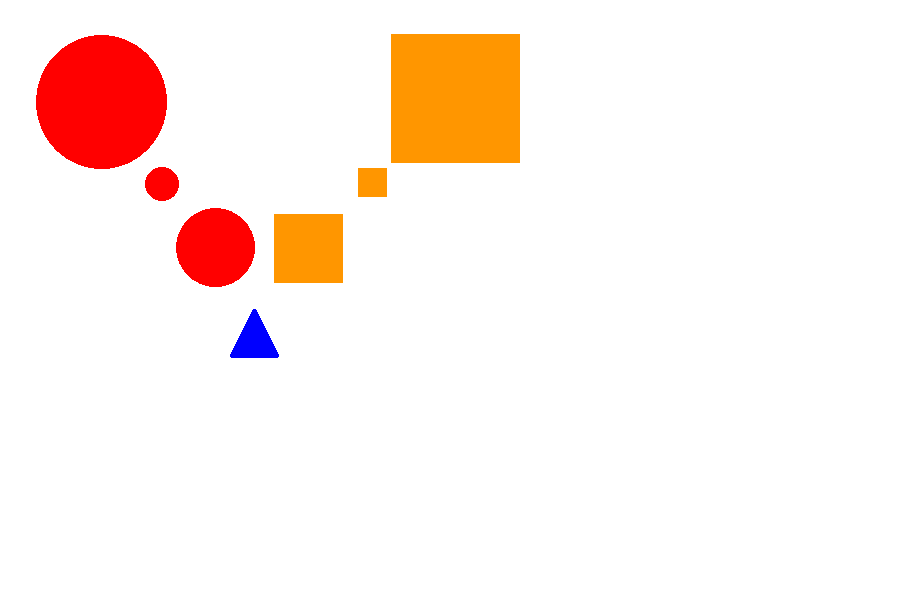
#> input picture Python codes for detection/Task1A/test1.png, 898 x 598 px; its folder holds only this picture in this run
$ python task1A_main.py   (Python 2 division)   (older library calls are emulated)
#> lines starting #> are read from the running program, lines starting #| are printed output that depends on the picture; after the words box and inside, x2 and y2 are one past the last pixel; in counts of white or black regions, pixels touching at a corner belong together
#classes and subclasses to import
import cv2
import numpy as np
import os
listdir='C:/Users/smart/Desktop/New Folder'
global shape
i=0
#################################################################################################
# DO NOT EDIT!!!
#################################################################################################
#subroutine to write rerults to a csv
def writecsv(color,shape):
    #open csv file in append mode
    filep = open('results1A_1228.csv','a')
    # create string data to write per image
    datastr = "," + color + "-" + shape
    #write to csv
    filep.write(datastr)

def main(path):
#####################################################################################################
    #Write your code here!!!
#####################################################################################################
#> called with path = './test1.png'
    global i
    i=i+1
    npe=nc=nt=ns=nr=0
    b=[]
    c=[]


    #for i in range(1,6):


    list=[]

    image = cv2.imread(path, 1)
#> image is the input picture: shape (598, 898, 3); mean B, G, R 235.2, 240.7, 254.4
    hsv = cv2.cvtColor(image, cv2.COLOR_BGR2HSV)
#> hsv: shape (598, 898, 3); mean H, S, V 1, 20.5, 255

    final_image=image
    lower_range = np.array([50, 100, 100], dtype=np.uint8)
    upper_range = np.array([70, 255, 255], dtype=np.uint8)
    mask1 = cv2.inRange(hsv, lower_range, upper_range)
#> mask1: shape (598, 898); every value is 0
    color="green"

    black= np.zeros((image.shape[0],image.shape[1],3)) # making a black image of same size of imported image
    ret , thresh=cv2.threshold(mask1,200,255,cv2.THRESH_BINARY) # thresholding to make clear contrast between shapes and background
# we can use canny edges too

    thresh2=thresh
# making copy of thresholded image


    res,contours,hirachy=cv2.findContours(thresh2,cv2.RETR_EXTERNAL,cv2.CHAIN_APPROX_NONE)
#> contours = []; hirachy = None
# finding contours in image
    cv2.drawContours(black,contours,-1,(255,255,255),3)
#> black: shape (598, 898, 3) float64; every value is 0
# draw contours in black image


# biinding rectangle
###################
#for c in contours:
#    x,y,w,h =cv2.boundingRect(c) # gives initial coordinates and lwngth and wif=dth of rectangle
#
#    cv2.rectangle(image,(x,y),(x+w,y+h),(0,0,255),3)
#    cv2.imshow('bounding rectangle',image)
#################


# loop to detect the images

    for c in contours:


        approx=cv2.approxPolyDP(c,0.03*cv2.arcLength(c,True),True)
        a=len(approx)
            # [4 lines of commented-out code are left out]


### triangle
        if a==3:
            nt=nt+1
            M=cv2.moments(c)
            cx=int(M['m10']/M['m00'])
            cy=int(M['m01']/M['m00'])
            shape="triangle"
            cv2.drawContours(final_image,[c],0,(0,0,0),2)

## square and rectangle
        if a==4:

            x,y,w,h =cv2.boundingRect(c)

            M=cv2.moments(c)
            cx=int(M['m10']/M['m00'])
            cy=int(M['m01']/M['m00'])
            if abs(w-h)<=4:
                ns=ns+1
                shape="square"
                cv2.drawContours(final_image,[c],0,(0,0,0),2)


            else :
                shape="rectangle"
                cv2.drawContours(final_image,[c],0,(0,0,0),2)
                nr=nr+1

#pentagon
        if a==5:

             M=cv2.moments(c)
             cx=int(M['m10']/M['m00'])
             cy=int(M['m01']/M['m00'])
             shape="pentagon"
             cv2.drawContours(final_image,[c],0,(0,0,0),2)
             npe=npe+1

# evertything more than 6 will be take as circle
        if a>=6:

             M=cv2.moments(c)
             cx=int(M['m10']/M['m00'])
             cy=int(M['m01']/M['m00'])
             shape="circle"
             cv2.drawContours(final_image,[c],0,(0,0,0),2)
             nc=nc+1

        cv2.putText(final_image,str(color) + str('-')+str(shape),(cx-50,cy),cv2.FONT_HERSHEY_COMPLEX, 0.5,(0,0,0),2)
        writecsv(color,shape)
        list.append(str('[')+shape+str('-')+color+str(']'))
#> this loop made 0 passes
#> after the loop, list = []; nc = 0; npe = 0; nr = 0; ns = 0; nt = 0
##BLUE COLOR DETECTION WITH SHAPE

    lower_range = np.array([110, 100, 100], dtype=np.uint8)
    upper_range = np.array([130, 255, 255], dtype=np.uint8)
    mask2 = cv2.inRange(hsv, lower_range, upper_range)
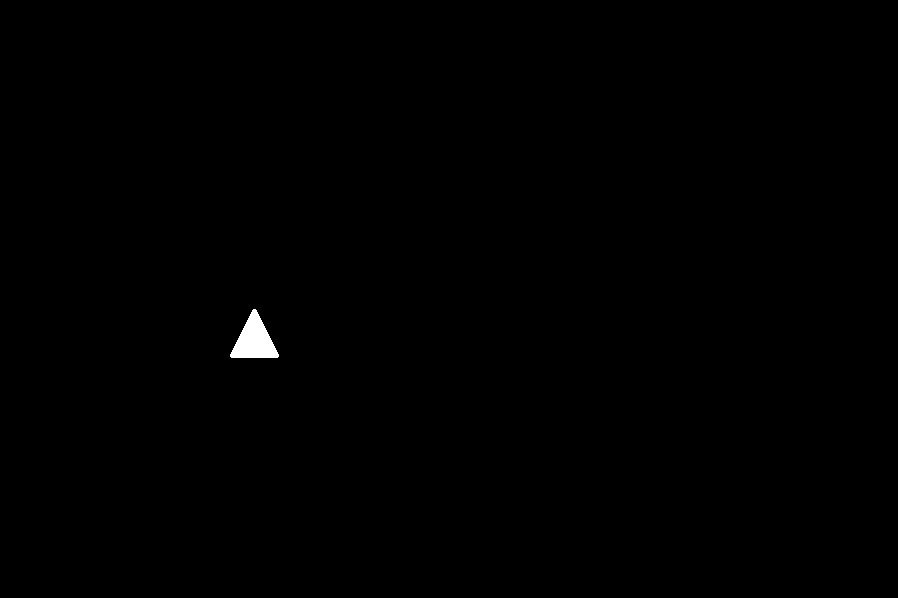
#> mask2: shape (598, 898); 0.25% white; 1 white region
    color="blue"

    black= np.zeros((image.shape[0],image.shape[1],3)) # making a black image of same size of imported image
    ret , thresh=cv2.threshold(mask2,200,255,cv2.THRESH_BINARY) # thresholding to make clear contrast between shapes and background
    # we can use canny edges too

    thresh2=thresh
# making copy of thresholded image


    res,contours,hirachy=cv2.findContours(thresh2,cv2.RETR_EXTERNAL,cv2.CHAIN_APPROX_NONE)
#> contours = 1 contour; box (x1, y1, x2, y2) and area: (230, 309, 279, 358) 1268; hirachy = [[-1, -1, -1, -1]]
# finding contours in image
    cv2.drawContours(black,contours,-1,(255,255,255),3)
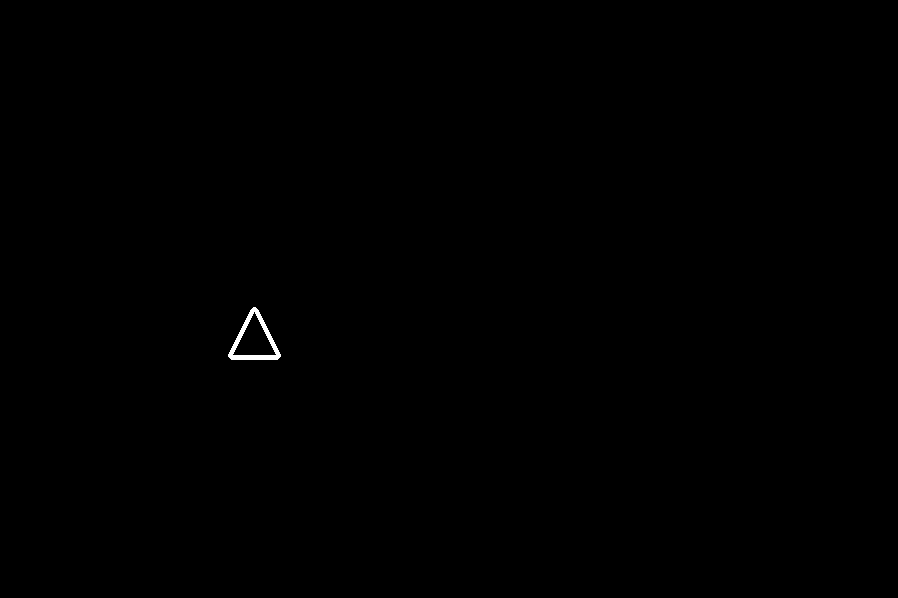
#> black: shape (598, 898, 3) float64; 0.13% white; 1 white region, box (x1, y1, x2, y2) and area: (228, 307, 281, 360) 716
# draw contours in black image

# loop to detect the images

    for c in contours:


        approx=cv2.approxPolyDP(c,0.03*cv2.arcLength(c,True),True)
        a=len(approx)
            # [4 lines of commented-out code are left out]


### triangle
        if a==3:
            nt=nt+1
            M=cv2.moments(c)
            cx=int(M['m10']/M['m00'])
            cy=int(M['m01']/M['m00'])
            shape="triangle"
            cv2.drawContours(final_image,[c],0,(0,0,0),2)

## square and rectangle
        if a==4:

            x,y,w,h =cv2.boundingRect(c)

            M=cv2.moments(c)
            cx=int(M['m10']/M['m00'])
            cy=int(M['m01']/M['m00'])
            if abs(w-h)<=4:
                ns=ns+1
                shape="square"

                cv2.drawContours(final_image,[c],0,(0,0,0),2)


            else :
                shape="rectangle"

                cv2.drawContours(final_image,[c],0,(0,0,0),2)
                nr=nr+1

#pentagon
        if a==5:

             M=cv2.moments(c)
             cx=int(M['m10']/M['m00'])
             cy=int(M['m01']/M['m00'])
             shape="pentagon"

             cv2.drawContours(final_image,[c],0,(0,0,0),2)
             npe=npe+1

# evertything more than 6 will be take as circle
        if a>=6:

             M=cv2.moments(c)
             cx=int(M['m10']/M['m00'])
             cy=int(M['m01']/M['m00'])
             shape="circle"

             cv2.drawContours(final_image,[c],0,(0,0,0),2)
             nc=nc+1

        cv2.putText(final_image,str(color) + str('-') + str(shape),(cx-50,cy),cv2.FONT_HERSHEY_COMPLEX, 0.5,(0,0,0),2)
        writecsv(color,shape)
        list.append(str('[')+shape+str('-')+color+str(']'))
#> this loop made 1 pass
#> (approx, a, nt, cx, cy, shape, datastr in writecsv) on pass 1: ([[253, 309], [230, 356], [277, 357]], 3, 1, 254, 340, 'triangle', ',blue-triangle')
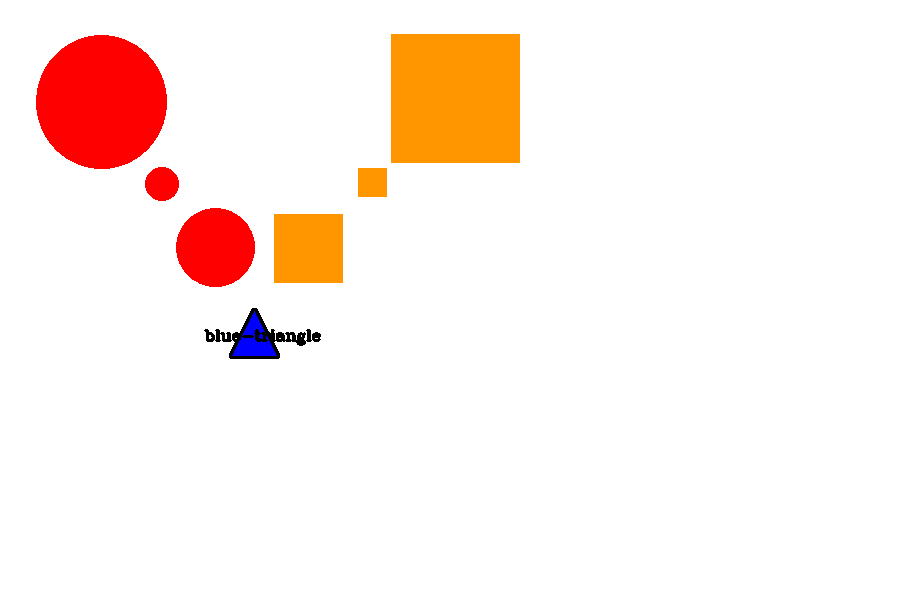
#> final_image: shape (598, 898, 3); 0.25% of pixels changed, all inside (x1, y1, x2, y2) = (204, 308, 321, 359)
#> after the loop, list = ['[triangle-blue]']; nc = 0; npe = 0; nr = 0; ns = 0; nt = 1

##RED COLOR DETECTION WITH SHAPE

    lower_range = np.array([0, 100, 100], dtype=np.uint8)
    upper_range = np.array([10, 255, 255], dtype=np.uint8)
    mask3 = cv2.inRange(hsv, lower_range, upper_range)
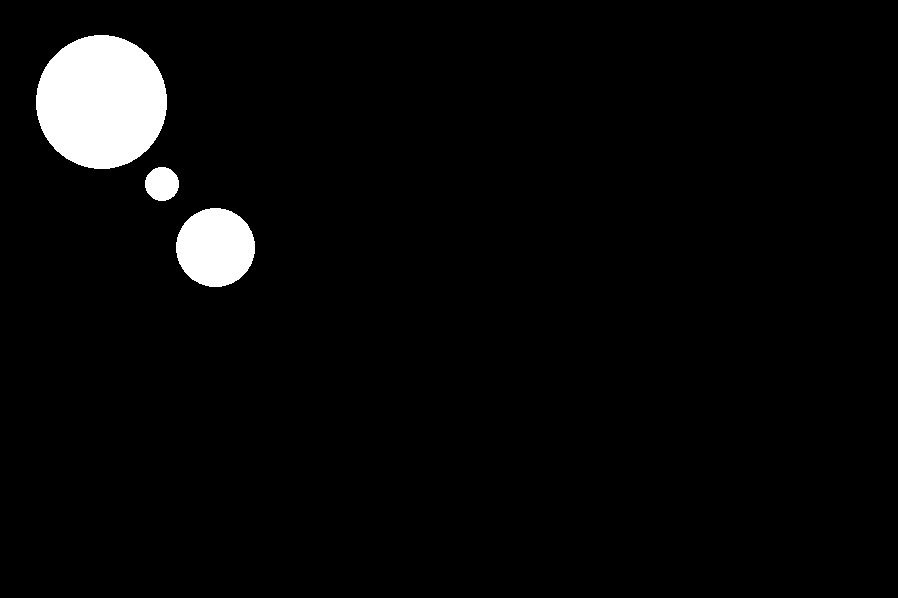
#> mask3: shape (598, 898); 3.6% white; 3 white regions
    color="red"

    black= np.zeros((image.shape[0],image.shape[1],3)) # making a black image of same size of imported image
    ret , thresh=cv2.threshold(mask3,200,255,cv2.THRESH_BINARY) # thresholding to make clear contrast between shapes and background
# we can use canny edges too

    thresh2=thresh
# making copy of thresholded image


    res,contours,hirachy=cv2.findContours(thresh2,cv2.RETR_EXTERNAL,cv2.CHAIN_APPROX_NONE)
#> contours = 3 contours; box (x1, y1, x2, y2) and area: (36, 35, 167, 169) 13576, (176, 208, 255, 287) 4770, (145, 167, 179, 201) 858; hirachy = [[1, -1, -1, -1], [2, 0, -1, -1], [-1, 1, -1, -1]]
# finding contours in image
    cv2.drawContours(black,contours,-1,(255,255,255),3)
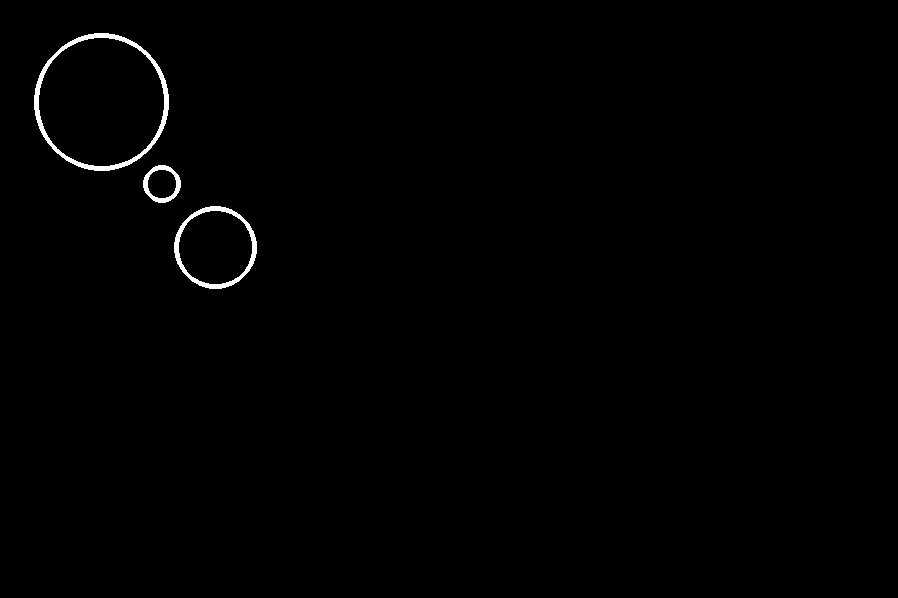
#> black: shape (598, 898, 3) float64; 0.64% white; 3 white regions, box (x1, y1, x2, y2) and area: (34, 33, 169, 171) 1865, (174, 206, 257, 289) 1100, (143, 165, 181, 203) 464
# draw contours in black image


# biinding rectangle
###################
#for c in contours:
#    x,y,w,h =cv2.boundingRect(c) # gives initial coordinates and lwngth and wif=dth of rectangle
#
#    cv2.rectangle(image,(x,y),(x+w,y+h),(0,0,255),3)
#    cv2.imshow('bounding rectangle',image)
#################


# loop to detect the images

    for c in contours:


        approx=cv2.approxPolyDP(c,0.03*cv2.arcLength(c,True),True)
        a=len(approx)
            # [4 lines of commented-out code are left out]


### triangle
        if a==3:
            nt=nt+1
            M=cv2.moments(c)
            cx=int(M['m10']/M['m00'])
            cy=int(M['m01']/M['m00'])
            shape="triangle"

            cv2.drawContours(final_image,[c],0,(0,0,0),2)

## square and rectangle
        if a==4:

            x,y,w,h =cv2.boundingRect(c)

            M=cv2.moments(c)
            cx=int(M['m10']/M['m00'])
            cy=int(M['m01']/M['m00'])
            if abs(w-h)<=4:
                ns=ns+1
                shape="square"
                cv2.drawContours(final_image,[c],0,(0,0,0),2)


            else :
               shape="rectangle"
               cv2.drawContours(final_image,[c],0,(0,0,0),2)
               nr=nr+1

#pentagon
        if a==5:

             M=cv2.moments(c)
             cx=int(M['m10']/M['m00'])
             cy=int(M['m01']/M['m00'])
             shape="pentagon"

             cv2.drawContours(final_image,[c],0,(0,0,0),2)
             npe=npe+1

# evertything more than 6 will be take as circle
        if a>=6:

             M=cv2.moments(c)
             cx=int(M['m10']/M['m00'])
             cy=int(M['m01']/M['m00'])
             shape="circle"

             cv2.drawContours(final_image,[c],0,(0,0,0),2)
             nc=nc+1

        cv2.putText(final_image,str(color)+str('-')+str(shape),(cx-50,cy),cv2.FONT_HERSHEY_COMPLEX, 0.5,(0,0,0),2)
        writecsv(color,shape)
        list.append(str('[')+shape+str('-')+color+str(']'))
#> this loop made 3 passes
#> (cx, cy) on passes 1 to 3: (215, 247), (161, 183), (101, 101)
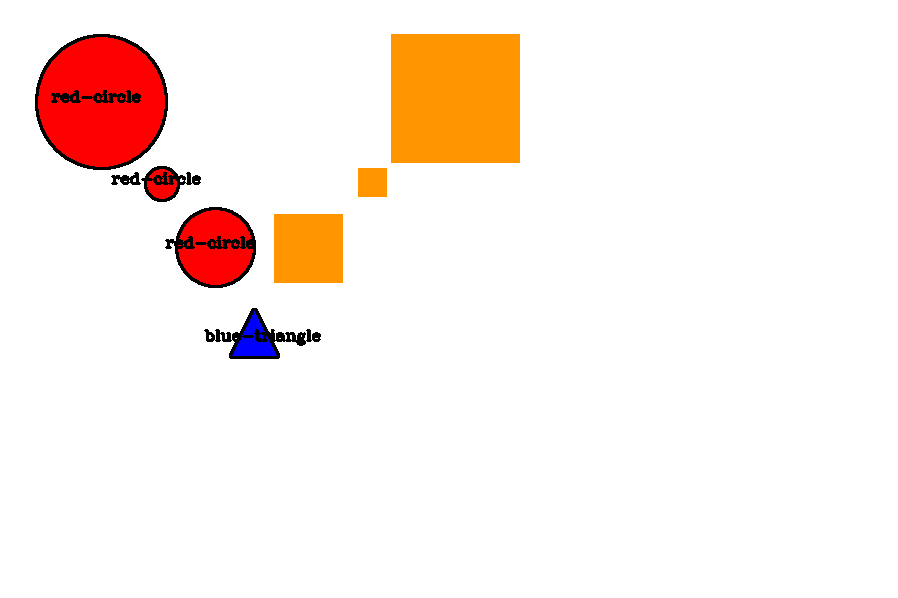
#> final_image: shape (598, 898, 3); 0.82% of pixels changed, all inside (x1, y1, x2, y2) = (35, 34, 256, 288)
#> after the loop, list = ['[triangle-blue]', '[circle-red]', '[circle-red]', '[circle-red]']; nc = 3; npe = 0; nr = 0; ns = 0; nt = 1
    cv2.imshow('output'+str(path),final_image)

    cv2.imwrite('output'+str(i)+'.png',final_image)
    cv2.waitKey(0)
    b=['output'+str(path),list]
#> b = ['output./test1.png', ['[triangle-blue]', '[circle-red]', '[circle-red]', '[circle-red]']]
    print b
#| ['output./test1.png', ['[triangle-blue]', '[circle-red]', '[circle-red]', '[circle-red]']]

    cv2.waitKey()
    cv2.destroyAllWindows()

#################################################################################################
# DO NOT EDIT!!!
#################################################################################################
#main where the path is set for the directory containing the test images
if __name__ == "__main__":
    mypath = '.'
    #getting all files in the directory
    onlyfiles = [os.path.join(mypath, f) for f in os.listdir(mypath) if f.endswith(".png")]
    #iterate over each file in the directory
    for fp in onlyfiles[:]:


        #Open the csv to write in append mode
        filep = open('results1A_1228.csv','a')
        #this csv will later be used to save processed data, thus write the file name of the image
        filep.write(fp)
        #close the file so that it can be reopened again later
        filep.close()
        #process the image
        data = main(fp)
        print data
        #open the csv
        filep = open('results1A_1228.csv','a')
        #make a newline entry so that the next image data is written on a newline
        filep.write('\n')

        #close the file
        filep.close()
